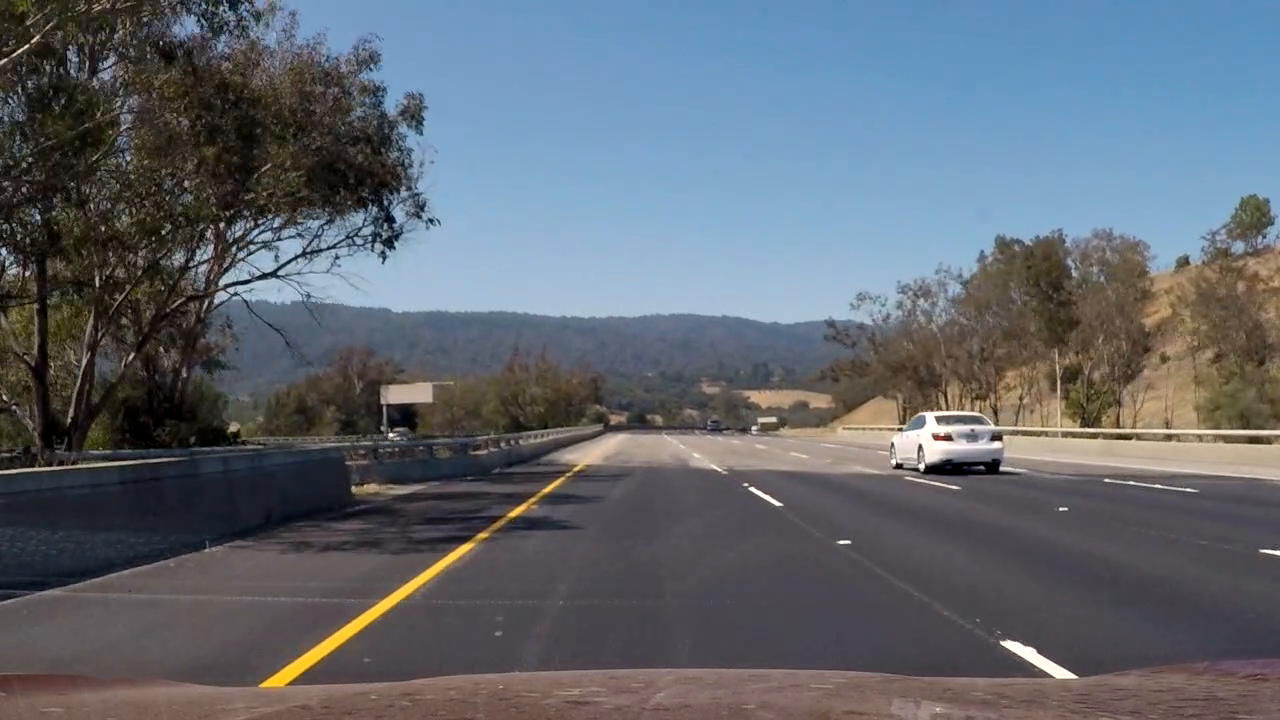
#> input picture test_images/straight_lines3.png, 1280 x 720 px
$ python -i ImageThresholding.py   (imports and definitions only)   (older library calls are emulated)
#> lines starting #> are read from the running program, lines starting #| are printed output that depends on the picture; after the words box and inside, x2 and y2 are one past the last pixel; in counts of white or black regions, pixels touching at a corner belong together
import numpy as np
import cv2
from skimage.exposure import equalize_adapthist


def binarize_img(img, min_thres, max_thres):
    return cv2.inRange(img, min_thres, max_thres) / 255


def bgr2rgb(img):
    return cv2.cvtColor(img, cv2.COLOR_BGR2RGB)


def bgr2hls(img):
    return cv2.cvtColor(img, cv2.COLOR_BGR2HLS)


def hls2bgr(img):
    return cv2.cvtColor(img, cv2.COLOR_HLS2BGR)


def bgr2hsv(img):
    return cv2.cvtColor(img, cv2.COLOR_BGR2HSV)


def hsv2bgr(img):
    return cv2.cvtColor(img, cv2.COLOR_HSV2BGR)


def split_hls(img):
    return split_channels(bgr2hls(img))


def join_hls(h,l,s):
    return hls2bgr(combine_channels(h,l,s))


def bgr2yuv(img):
    return cv2.cvtColor(img, cv2.COLOR_BGR2YUV)


def yuv2bgr(img):
    return cv2.cvtColor(img, cv2.COLOR_YUV2BGR)


def split_yuv(img):
    return split_channels(bgr2yuv(img))


def join_yuv(y,u,v):
    return yuv2bgr(combine_channels(y,u,v))

def split_hsv(img):
    return split_channels(bgr2hsv(img))


def split_channels(img):
    return img[:,:,0], img[:,:,1], img[:,:,2]


def combine_channels(a,b,c):
    return np.stack((a,b,c),axis=2)


def expand_channel(c):
    return np.stack((c,c,c),axis=2).astype(np.uint8)


def expand_mask(m):
    return expand_channel(m) * 255


# [11 lines left out: functions AND, OR, not called in this run]

def NOT(a):
    return 1 - a


# [88 lines left out: functions equalize_channel, equalize_adapthist_channel, equalize_slice, equalize_grid, equalize_slice_channel, equalize_grid_channel, not called in this run]


def hls_mask(img, min_h, max_h, min_l, max_l, min_s, max_s):
    hls = cv2.cvtColor(img, cv2.COLOR_BGR2HLS)
    return cv2.inRange(hls, np.array([min_h,min_l,min_s]), np.array([max_h,max_l,max_s]))


def mask_hls(img, min_h, max_h, min_l, max_l, min_s, max_s):
    mask = hls_mask(img, min_h, max_h, min_l, max_l, min_s, max_s)
    return apply_mask(img, hls_mask)


def apply_mask(img, mask):
    return cv2.bitwise_and(img,img,mask=mask)


# [4 lines left out: function equalize, not called in this run]


def normalize_img(img):
    return img/np.max(img)


def dilate(img, ksize=5):
    return cv2.dilate(img,np.ones((ksize,ksize)),iterations = 1)


# [31 lines left out: functions grad_x, grad_y, mag_grad, dir_grad, not called in this run]


def and_images(img_a, img_b):
    return np.logical_and(img_a, img_b).astype(np.uint8)


def enhance_white_yellow(img, min_l=116, min_s=80):
    yello = hls_mask(img, 13, 24, min_l, 255, min_s, 255)
    white = hls_mask(img, 0, 180, 192, 255, 0, 255)
    mask = cv2.bitwise_or(yello, white)
    return apply_mask(img, mask)


def abs_diff_channels(a,b):
    return np.abs(a.astype(np.int32) - b.astype(np.int32)).astype(np.uint8)

>>> import cv2
>>> picture = cv2.imread('test_images/straight_lines3.png')
#> picture is the input picture: shape (720, 1280, 3); mean B, G, R 112.3, 103.3, 96.5
>>> result = enhance_white_yellow(picture)
#> in hls_mask, `hls = cv2.cvtColor(img, cv2.COLOR_BGR2HLS)`: hls: shape (720, 1280, 3); mean of channels 0, 1, 2 81.8, 104.1, 56.9
#> in hls_mask, `return cv2.inRange(hls, np.array([min_h,min_l,min_s]), np.array([max_h..`:
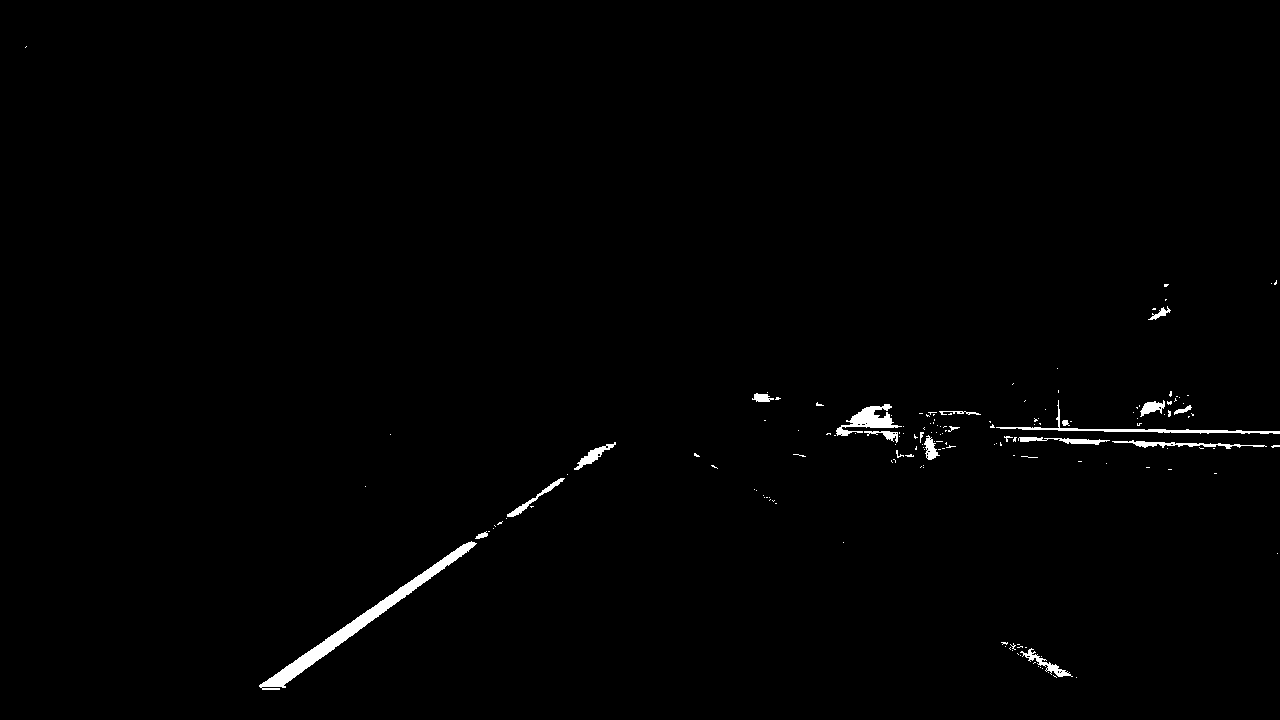
#> returned value: shape (720, 1280); 0.85% white; 159 white regions (138 under 20 px), largest, box (x1, y1, x2, y2) and area: (259, 541, 477, 690) 2814, (836, 404, 902, 436) 832, (996, 400, 1280, 434) 812
#> call 2 of hls_mask, with min_h = 0, max_h = 180, min_l = 192, max_l = 255, min_s = 0, max_s = 255
#> in hls_mask (call 2), `return cv2.inRange(hls, np.array([min_h,min_l,min_s]), np.array([max_h..`:
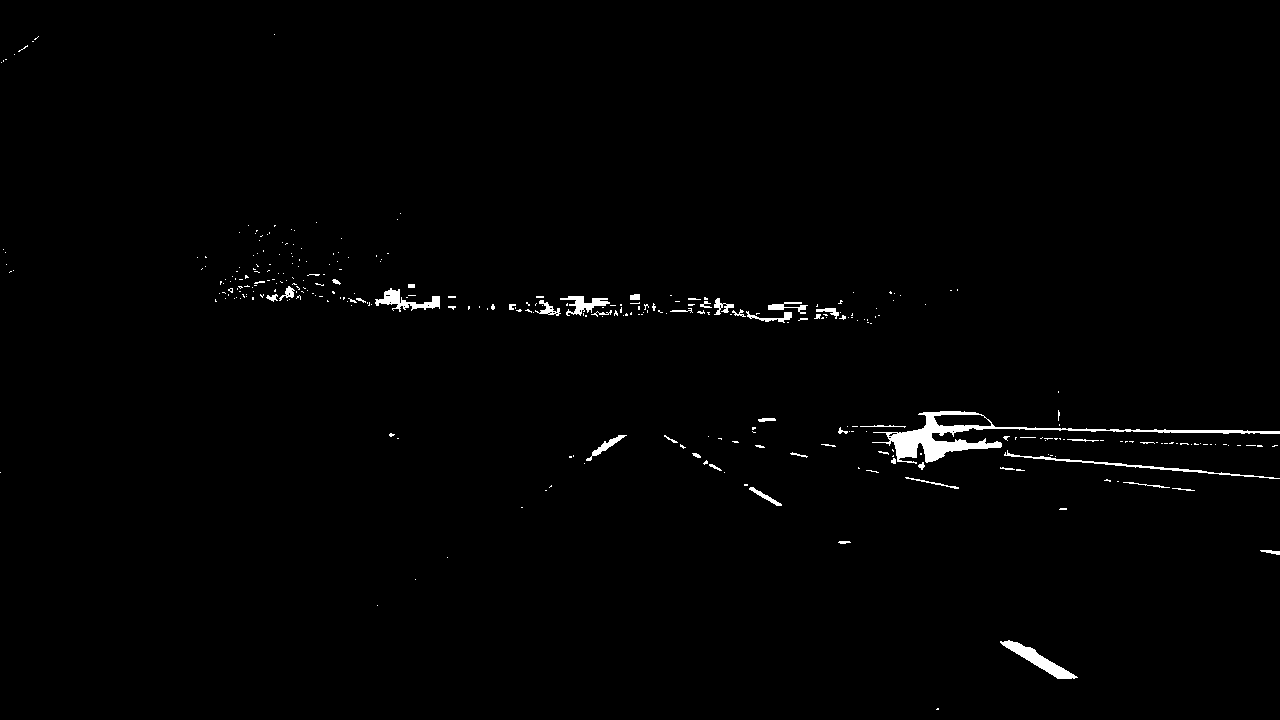
#> returned value: shape (720, 1280); 1% white; 321 white regions (276 under 20 px), largest, box (x1, y1, x2, y2) and area: (872, 411, 1280, 464) 3208, (1000, 640, 1078, 679) 822, (1004, 450, 1280, 479) 586
#> in enhance_white_yellow, `mask = cv2.bitwise_or(yello, white)`:
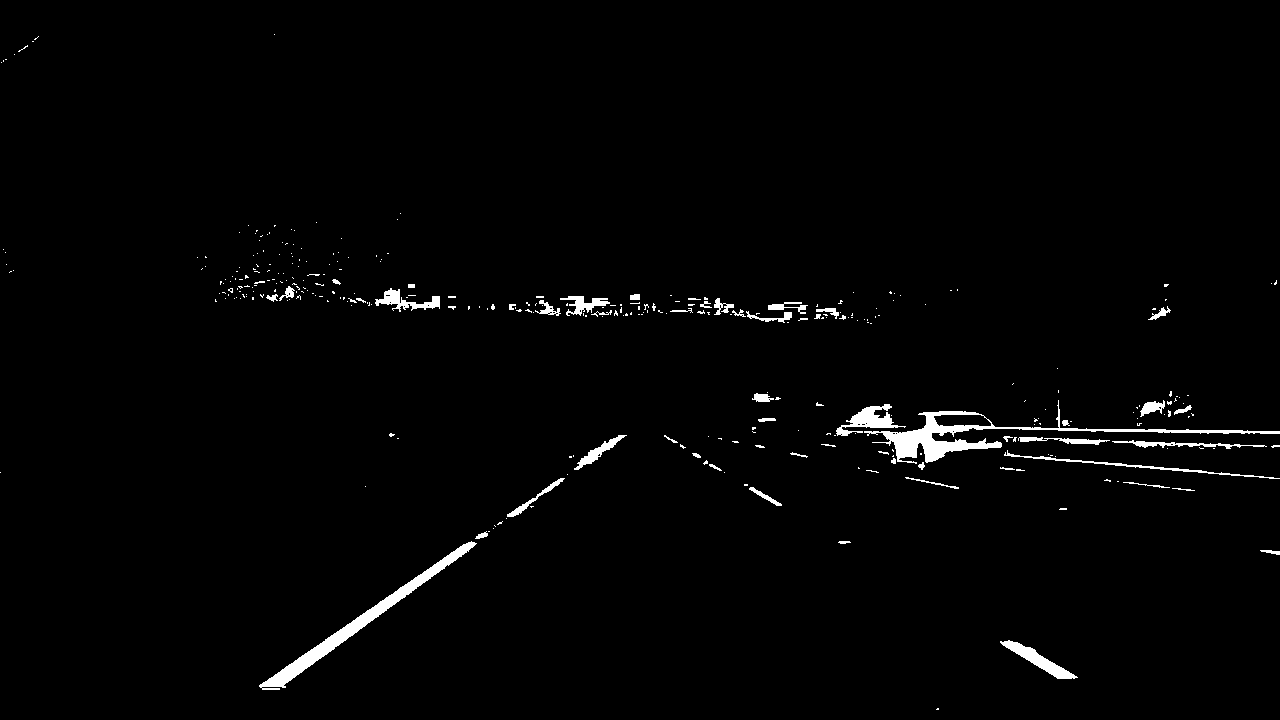
#> mask: shape (720, 1280); 1.6% white; 335 white regions (281 under 20 px), largest, box (x1, y1, x2, y2) and area: (864, 400, 1280, 464) 3418, (259, 541, 477, 690) 2814, (836, 404, 906, 436) 837
